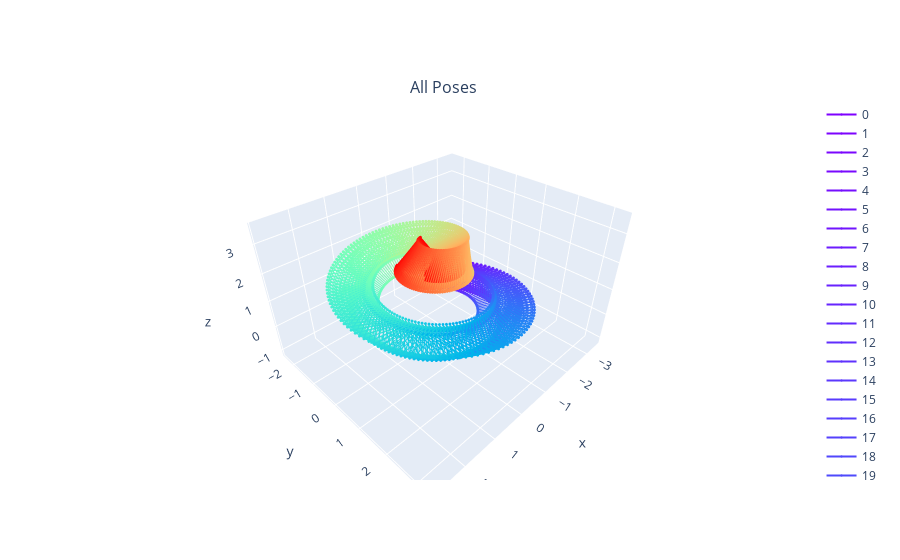

Notebook source saved alongside this figure:
### Markdown cell above
# Test on OpenCV Poses

### Code cell
poses_dir = "pose"
pose_files = sorted(glob.glob(os.path.join(poses_dir, "2_*.txt")))
poses_cv  = [np.loadtxt(pose_file) for pose_file in pose_files]

poses = []
for pose in poses_cv:

    # We did inverse pose since the given pose is camera->world and pytorch3d expects world->camera

    pose = np.linalg.inv(pose) # make it world->camera
    # pose[1:3, :] *=-1 # converts to opengl world-> camera from opencv world->camera

    # pose[:3, :3] = np.linalg.inv(pose[:3, :3]) # From here - https://github.com/facebookresearch/pytorch3d/blob/main/pytorch3d/renderer/camera_conversions.py
    # pose[2, :] *= -1
    # pose[0, :] *= -1
    # pose[:2, 3] *= -1

    poses.append(pose)
# poses.append(np.eye(4))

plot_cameras(poses, coordinate_frame='opencv', camera_scale=0.5)
